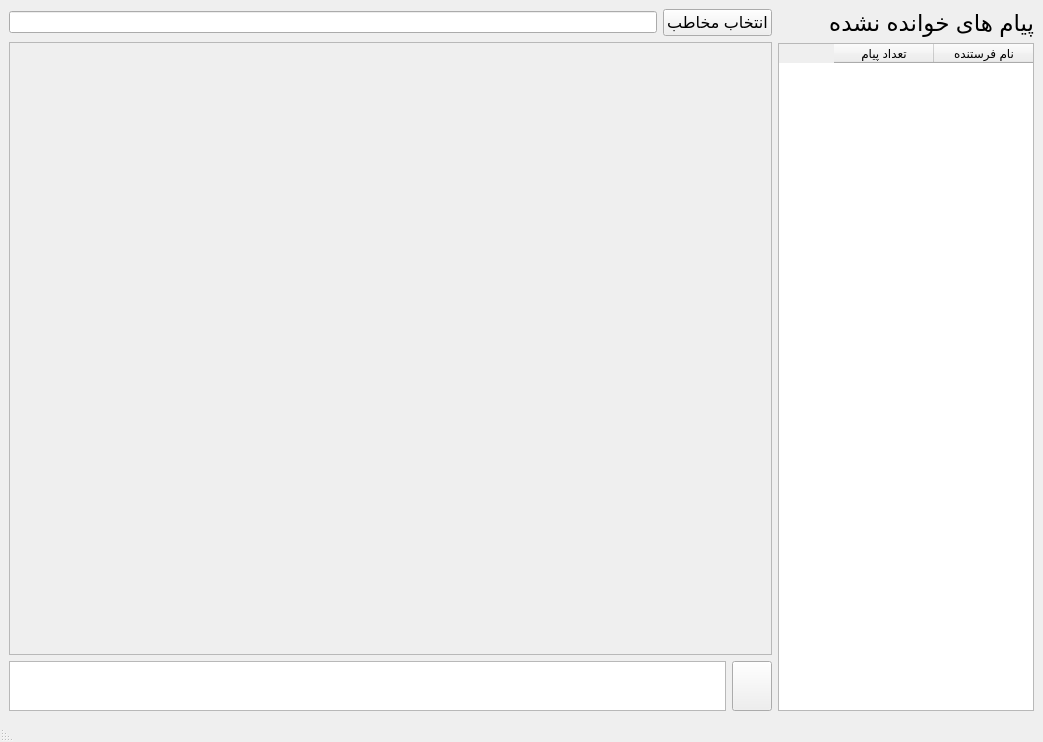
<?xml version="1.0" encoding="UTF-8"?>
<ui version="4.0">
 <class>MainWindow</class>
 <widget class="QMainWindow" name="MainWindow">
  <property name="geometry">
   <rect>
    <x>0</x>
    <y>0</y>
    <width>1043</width>
    <height>742</height>
   </rect>
  </property>
  <property name="windowTitle">
   <string>MainWindow</string>
  </property>
  <property name="layoutDirection">
   <enum>Qt::RightToLeft</enum>
  </property>
  <property name="tabShape">
   <enum>QTabWidget::Rounded</enum>
  </property>
  <widget class="QWidget" name="centralwidget">
   <property name="layoutDirection">
    <enum>Qt::RightToLeft</enum>
   </property>
   <layout class="QHBoxLayout" name="horizontalLayout_3">
    <item>
     <layout class="QVBoxLayout" name="verticalLayout_2">
      <item>
       <widget class="QLabel" name="label">
        <property name="font">
         <font>
          <pointsize>17</pointsize>
         </font>
        </property>
        <property name="text">
         <string>پیام های خوانده نشده</string>
        </property>
       </widget>
      </item>
      <item>
       <widget class="QTableWidget" name="tableWidgetReceive">
        <property name="sizePolicy">
         <sizepolicy hsizetype="Fixed" vsizetype="Expanding">
          <horstretch>0</horstretch>
          <verstretch>0</verstretch>
         </sizepolicy>
        </property>
        <column>
         <property name="text">
          <string>نام فرستنده</string>
         </property>
        </column>
        <column>
         <property name="text">
          <string>تعداد پیام</string>
         </property>
        </column>
       </widget>
      </item>
     </layout>
    </item>
    <item>
     <layout class="QVBoxLayout" name="verticalLayout">
      <item>
       <layout class="QHBoxLayout" name="horizontalLayout_2">
        <item>
         <widget class="QPushButton" name="chooseReceiver">
          <property name="font">
           <font>
            <pointsize>12</pointsize>
           </font>
          </property>
          <property name="text">
           <string>انتخاب مخاطب</string>
          </property>
         </widget>
        </item>
        <item>
         <widget class="QLineEdit" name="last_name">
          <property name="readOnly">
           <bool>true</bool>
          </property>
         </widget>
        </item>
       </layout>
      </item>
      <item>
       <widget class="QScrollArea" name="scrollArea">
        <property name="widgetResizable">
         <bool>true</bool>
        </property>
        <widget class="QWidget" name="aaaaa">
         <property name="geometry">
          <rect>
           <x>0</x>
           <y>0</y>
           <width>753</width>
           <height>570</height>
          </rect>
         </property>
         <layout class="QVBoxLayout" name="verticalLayout_4">
          <item>
           <layout class="QVBoxLayout" name="scrollAreaLayout"/>
          </item>
         </layout>
        </widget>
       </widget>
      </item>
      <item>
       <layout class="QHBoxLayout" name="horizontalLayout">
        <item>
         <widget class="QPushButton" name="send">
          <property name="sizePolicy">
           <sizepolicy hsizetype="Fixed" vsizetype="Fixed">
            <horstretch>0</horstretch>
            <verstretch>0</verstretch>
           </sizepolicy>
          </property>
          <property name="maximumSize">
           <size>
            <width>16777215</width>
            <height>50</height>
           </size>
          </property>
          <property name="text">
           <string/>
          </property>
          <property name="icon">
           <iconset resource="../booking/booking.qrc">
            <normaloff>:/core/send.png</normaloff>:/core/send.png</iconset>
          </property>
          <property name="iconSize">
           <size>
            <width>50</width>
            <height>50</height>
           </size>
          </property>
          <property name="shortcut">
           <string>Return</string>
          </property>
         </widget>
        </item>
        <item>
         <widget class="QPlainTextEdit" name="plainTextEditMessage">
          <property name="sizePolicy">
           <sizepolicy hsizetype="Expanding" vsizetype="Fixed">
            <horstretch>0</horstretch>
            <verstretch>0</verstretch>
           </sizepolicy>
          </property>
          <property name="minimumSize">
           <size>
            <width>0</width>
            <height>50</height>
           </size>
          </property>
          <property name="maximumSize">
           <size>
            <width>16777215</width>
            <height>50</height>
           </size>
          </property>
          <property name="sizeIncrement">
           <size>
            <width>0</width>
            <height>50</height>
           </size>
          </property>
          <property name="layoutDirection">
           <enum>Qt::LeftToRight</enum>
          </property>
          <property name="maximumBlockCount">
           <number>0</number>
          </property>
         </widget>
        </item>
       </layout>
      </item>
     </layout>
    </item>
   </layout>
  </widget>
  <widget class="QMenuBar" name="menubar">
   <property name="geometry">
    <rect>
     <x>0</x>
     <y>0</y>
     <width>1043</width>
     <height>26</height>
    </rect>
   </property>
  </widget>
  <widget class="QStatusBar" name="statusbar"/>
 </widget>
 <resources>
  <include location="../booking/booking.qrc"/>
 </resources>
 <connections/>
</ui>
